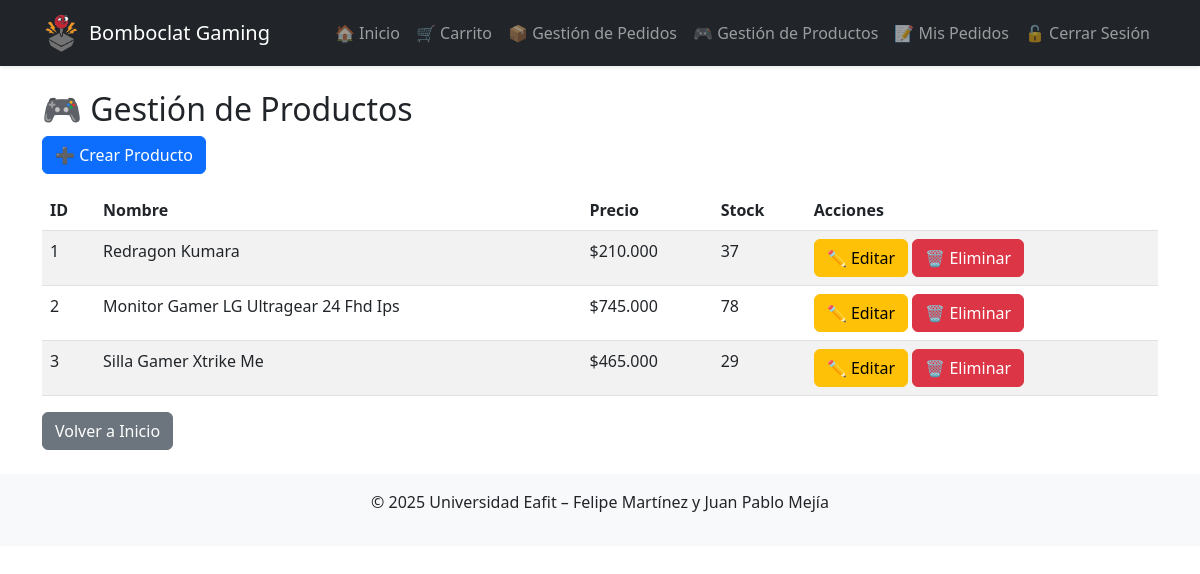
The page /admin-core/productos/ (signed in) on the database as committed earlier.
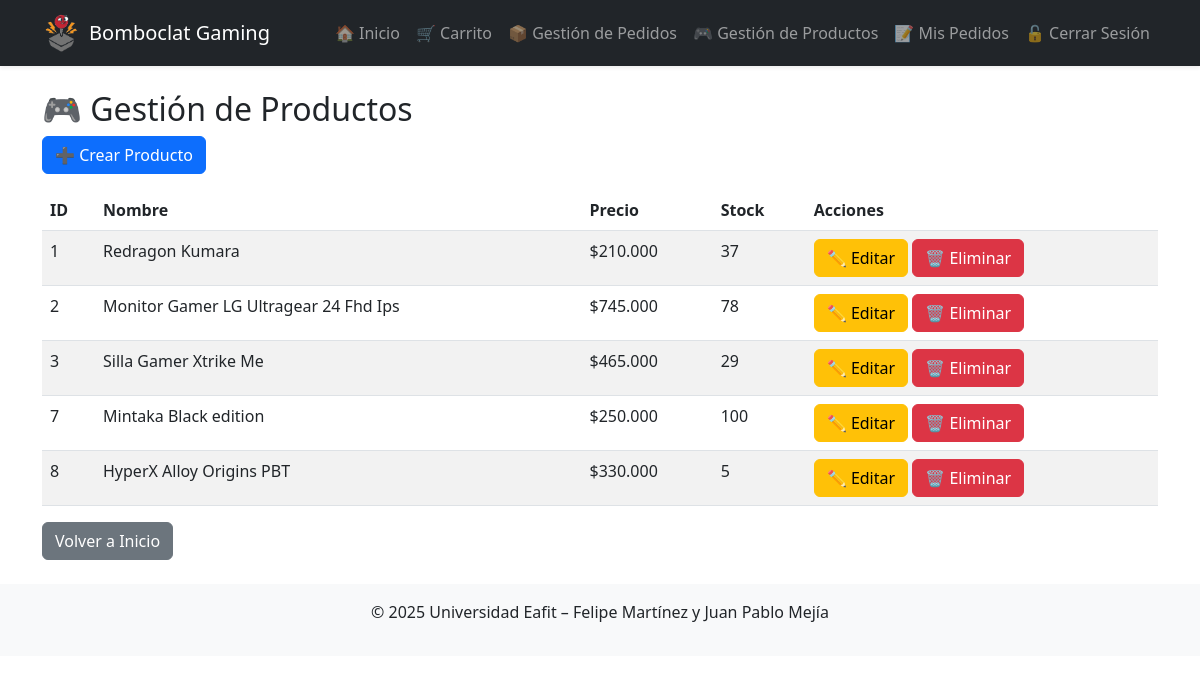
The same page on the database as committed later.
### core/models.py (models this page shows, shortened)
class Producto(models.Model):
    nombre = models.CharField(
        _('Nombre'),
        max_length=200
    )
    descripcion = models.TextField(
        _('Descripción')
    )
    precio = models.DecimalField(
        _('Precio'),
        max_digits=10, decimal_places=2
    )
    stock = models.PositiveIntegerField(
        _('Stock')
    )
    categoria = models.ForeignKey(
        Categoria,
        on_delete=models.CASCADE,
        verbose_name=_('Categoría')
    )
    imagen = models.ImageField(
        _('Imagen'),
        upload_to='productos/', blank=True, null=True
    )

### core/views.py (the view)
# urls.py: path('admin-core/productos/', views.admin_productos, name='admin_productos'),
@staff_member_required
def admin_productos(request):
    productos = Producto.objects.all()
    return render(request, 'admin_core/admin_productos.html', {'productos': productos})

### core/context.py (called while the page is built)
def daily_quote(request):
    quote = {}
    try:
        r = requests.get(
            "https://api.quotable.io/random?maxLength=100",
            timeout=2,
            verify=False           # <— igual que curl -k
        )
        r.raise_for_status()
        data = r.json()
        quote = {
            'text':   data.get('content', ''),
            'author': data.get('author',  '')
        }
    except Exception:
        quote = {}
    return { 'daily_quote': quote }

### core/templatetags/price_format.py (called while the page is built)
@register.filter
def miles(value):
    try:
        n = int(round(float(value)))
        return "{:,}".format(n).replace(",", ".")
    except (ValueError, TypeError):
        return value

### core/templates/admin_core/admin_productos.html (shortened to what this page needs)
{% extends "base.html" %}
{% load i18n %}
{% load price_format %}
{% block content %}
<h2>🎮 {% trans "Gestión de Productos" %}</h2>
<a href="{% url 'crear_producto' %}" class="btn btn-primary mb-3">➕ {% trans "Crear Producto" %}</a>
<table class="table table-striped">
    <thead>
        <tr>
            <th>{% trans "ID" %}</th>
            <th>{% trans "Nombre" %}</th>
            <th>{% trans "Precio" %}</th>
            <th>{% trans "Stock" %}</th>
            <th>{% trans "Acciones" %}</th>
        </tr>
    </thead>
    <tbody>
        {% for producto in productos %}
        <tr>
            <td>{{ producto.id }}</td>
            <td>{{ producto.nombre }}</td>
            <td>${{ producto.precio|miles }}</td>
            <td>{{ producto.stock }}</td>
            <td>
                <a href="{% url 'editar_producto' producto.id %}" class="btn btn-warning">✏️ {% trans "Editar" %}</a>
                <a href="{% url 'eliminar_producto' producto.id %}" class="btn btn-danger">🗑️ {% trans "Eliminar" %}</a>
            </td>
        </tr>
        {% endfor %}
    </tbody>
</table>
<a href="{% url 'home' %}" class="btn btn-secondary">{% trans "Volver a Inicio" %}</a>
{% endblock %}

Rows that differ between the two databases and show on the page:
added Producto: id "7", nombre "Mintaka Black edition", precio|miles "250.000", stock "100"
added Producto: id "8", nombre "HyperX Alloy Origins PBT", precio|miles "330.000", stock "5"
